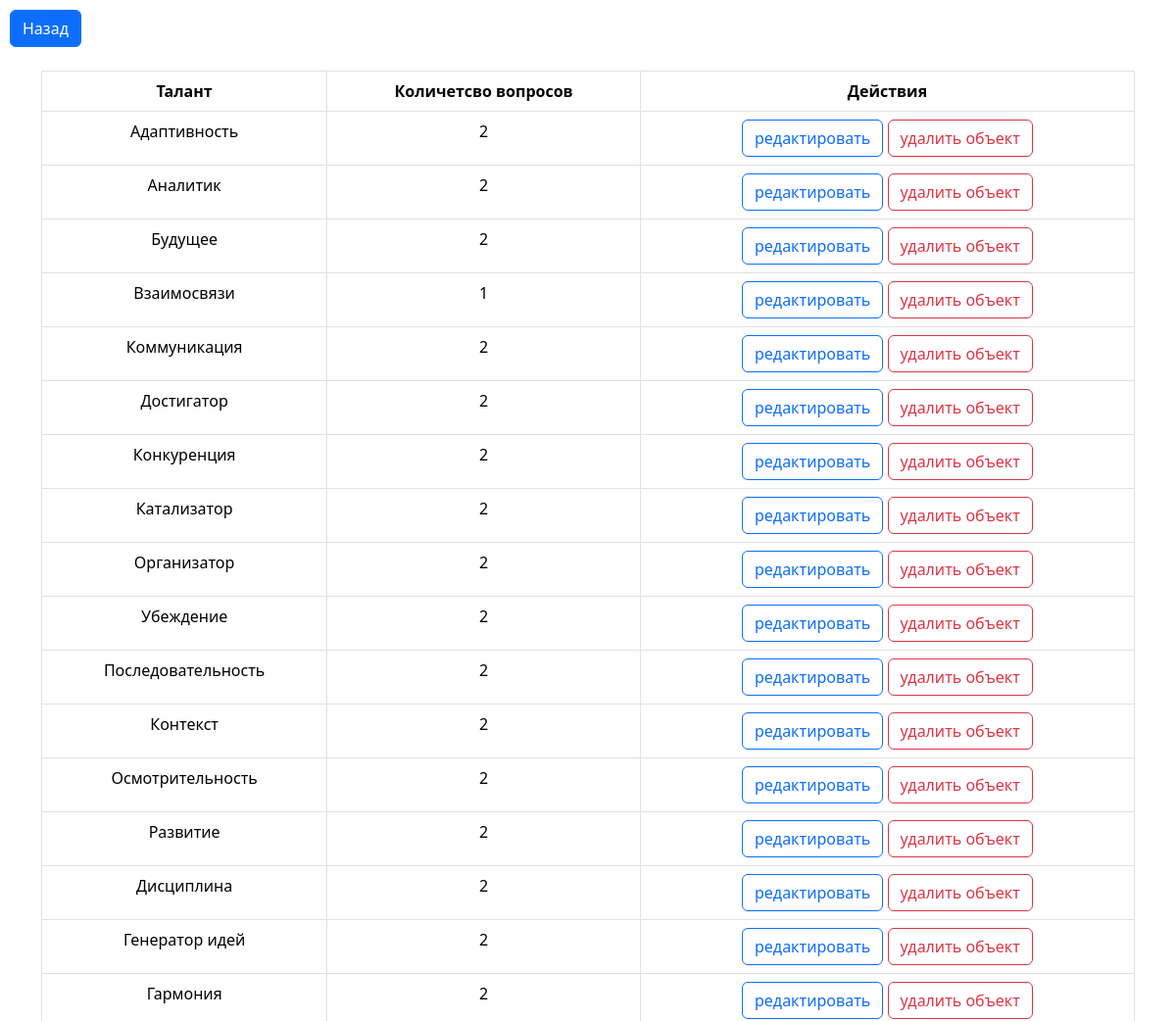
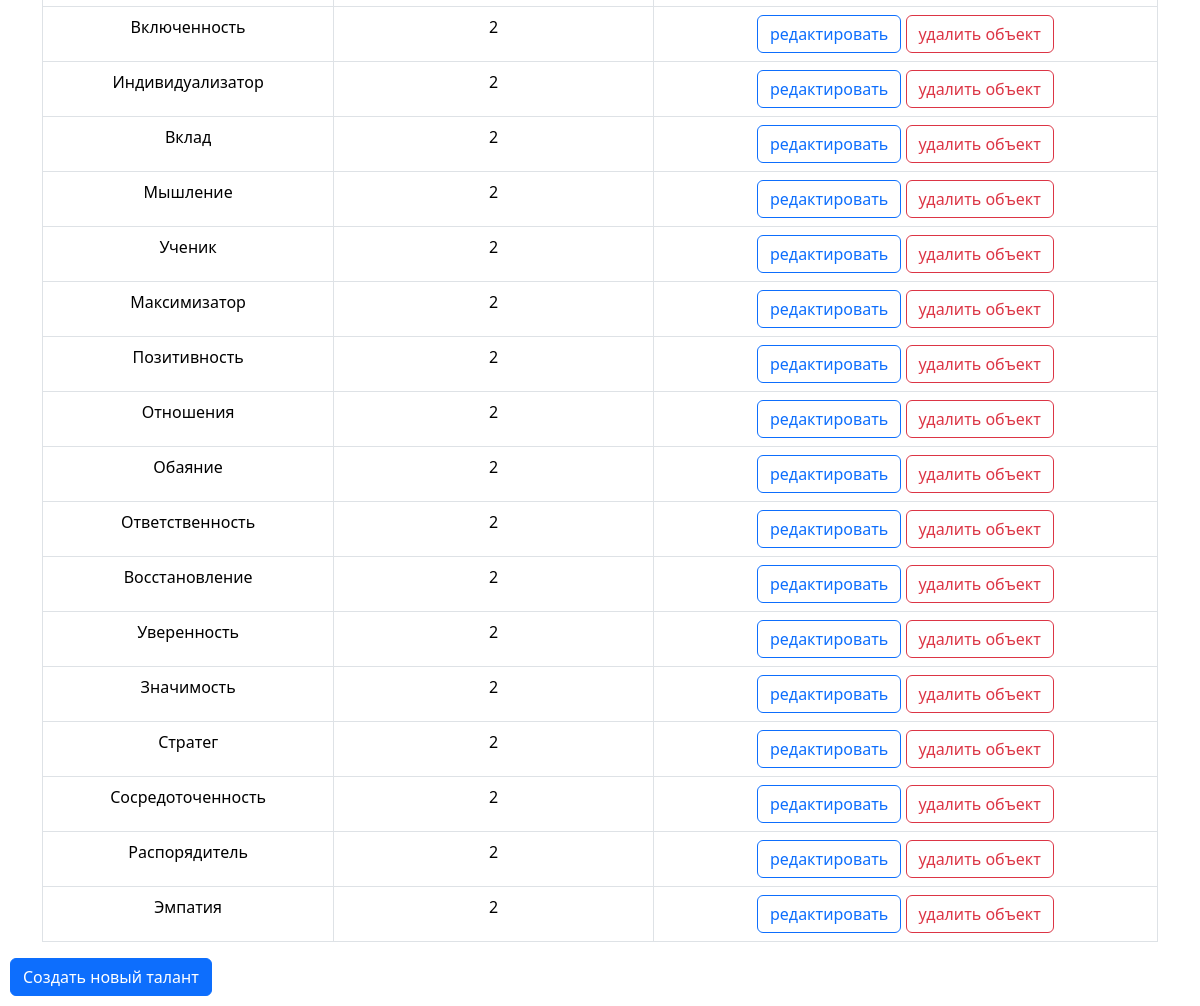
Screenshot of /local_admin/competences/ (signed in) with the database file from the repository (2 pictures, top to bottom).
### questionnaire/models.py (models this page shows, shortened)
class Competence(models.Model):
    name = models.CharField(max_length=100)
    questions = models.ManyToManyField(Question)

### questionnaire/views.py (the view)
# urls.py: path('local_admin/competences/', views.competence_list, name='competence_list'),
@login_required
def competence_list(request):
    competences = Competence.objects.all()
    return render(request, 'competences/competence_list.html', {'competences': competences})

### templates/competences/competence_list.html (shortened to what this page needs)
{% load static %}
<!DOCTYPE html>
<html>
<head>
    <link rel="stylesheet" type="text/css" href="{% static 'css/bootstrap.min.css' %}">
    <link rel="stylesheet" type="text/css" href="{% static 'css/styles.css' %}">
    <link href="https://cdn.jsdelivr.net/npm/bootstrap@5.3.2/dist/css/bootstrap.min.css" rel="stylesheet">
</head>
<body>
<a href="{% url 'mini_admin'%}" class="btn btn-primary">Назад</a>
<br><br>
<div class="container text-center">
  <table class="table table-bordered">
    <thead>
      <tr>
        <th>Талант</th>
        <th>Количетсво вопросов</th>
        <th>Действия</th>
      </tr>
    </thead>
    <tbody>
      {% for competence in competences %}
      <tr>
        <td>{{ competence.name }}</td>
        <td>{{ competence.questions.count }}</td>
        <td>
           <a href="{% url 'competence_update' competence.id %}" class="btn btn-outline-primary">редактировать</a>
          <a href="{% url 'competence_delete' competence.id %}" class="btn btn-outline-danger">удалить объект</a>
        </td>
      </tr>
      {% empty %}
      <tr>
        <td colspan="3">No competences found.</td>
      </tr>
      {% endfor %}
    </tbody>
  </table>
</div>
<a href="{% url 'competence_create' %}" class="btn btn-primary">Создать новый талант</a>
</body>
</html>

### static/css/styles.css (style rules this page uses)
body { font-family: 'Roboto', sans-serif; padding: 10px; }
th { background-color: #f8f9fa; border: 1px solid #dee2e6; text-align: center; }
td { border: 1px solid #dee2e6; text-align: center; padding: 8px; }

### rows the page displays
Competence: name "Адаптивность", questions.count "2"
Competence: name "Аналитик", questions.count "2"
Competence: name "Будущее", questions.count "2"
Competence: name "Взаимосвязи", questions.count "1"
Competence: name "Коммуникация", questions.count "2"
Competence: name "Достигатор", questions.count "2"
Competence: name "Конкуренция", questions.count "2"
Competence: name "Катализатор", questions.count "2"
Competence: name "Организатор", questions.count "2"
Competence: name "Убеждение", questions.count "2"
Competence: name "Последовательность", questions.count "2"
Competence: name "Контекст", questions.count "2"
Competence: name "Осмотрительность", questions.count "2"
Competence: name "Развитие", questions.count "2"
Competence: name "Дисциплина", questions.count "2"
Competence: name "Генератор идей", questions.count "2"
Competence: name "Гармония", questions.count "2"
Competence: name "Включенность", questions.count "2"
Competence: name "Индивидуализатор", questions.count "2"
Competence: name "Вклад", questions.count "2"
Competence: name "Мышление", questions.count "2"
Competence: name "Ученик", questions.count "2"
Competence: name "Максимизатор", questions.count "2"
Competence: name "Позитивность", questions.count "2"
Competence: name "Отношения", questions.count "2"
Competence: name "Обаяние", questions.count "2"
Competence: name "Ответственность", questions.count "2"
Competence: name "Восстановление", questions.count "2"
Competence: name "Уверенность", questions.count "2"
Competence: name "Значимость", questions.count "2"
Competence: name "Стратег", questions.count "2"
Competence: name "Сосредоточенность", questions.count "2"
Competence: name "Распорядитель", questions.count "2"
Competence: name "Эмпатия", questions.count "2"
